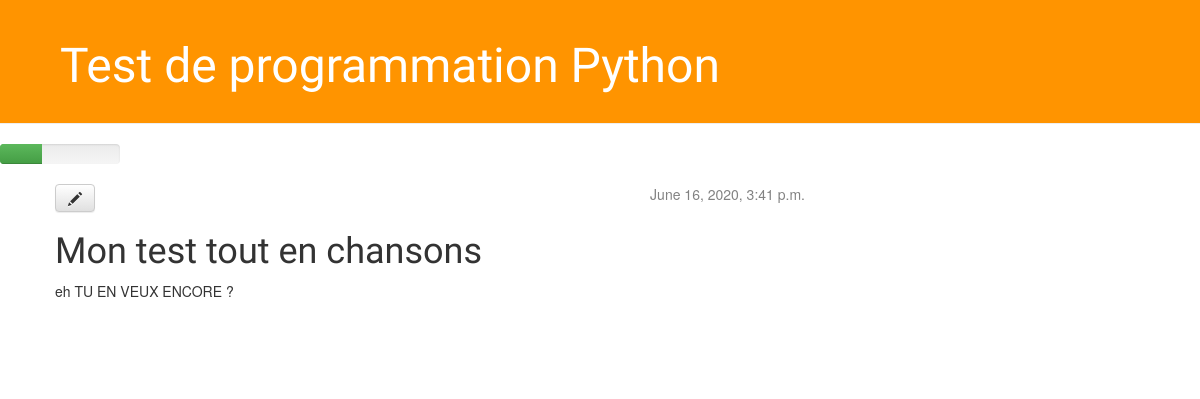
/post/7/, run on an earlier commit of the app's database.
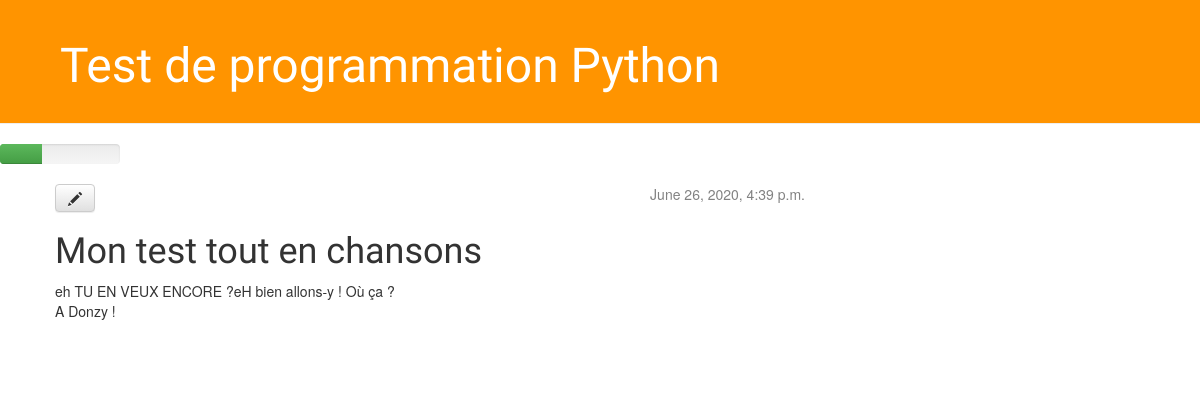
And on a later commit of the database.
### blog/models.py (models this page shows, shortened)
class Post(models.Model):
    author = models.ForeignKey('auth.User', on_delete=models.CASCADE,)
    title= models.CharField(max_length=200)
    text = models.TextField()
    created_date = models.DateTimeField(default=timezone.now)
    published_date = models.DateTimeField(
            blank=True, null=True)

### blog/views.py (the view)
# urls.py: url(r'^post/(?P<pk>[0-9]+)/$', views.post_detail, name='post_detail'),
def post_detail(request, pk):
    post = get_object_or_404(Post, pk=pk)
    return render(request, 'blog/post_detail.html', {'post':post})

### blog/templates/blog/post_detail.html
{% extends 'blog/base.html' %}
{% block content %}
    <div class="post">
        {% if post.published_date %}
            <div class="date">
                {{ post.published_date }}
            </div>
        {% endif %}
        <a class="btn btn-default" href="{% url 'post_edit' pk=post.pk %}"><span class="glyphicon glyphicon-pencil"></span></a>
        <h1>{{ post.title }}</h1>
        <p>{{ post.text|linebreaksbr }}</p>
    </div>
{% endblock %}

What changed in the data, as far as the page shows it:
changed Post "Mon test tout en chansons": published_date "June 16, 2020, 3:41 p.m." → "June 26, 2020, 4:39 p.m."; text "eh TU EN VEUX ENCORE ?" → "eh TU EN VEUX ENCORE ?eH bien allons-y ! Où ça ? A Donzy !"
